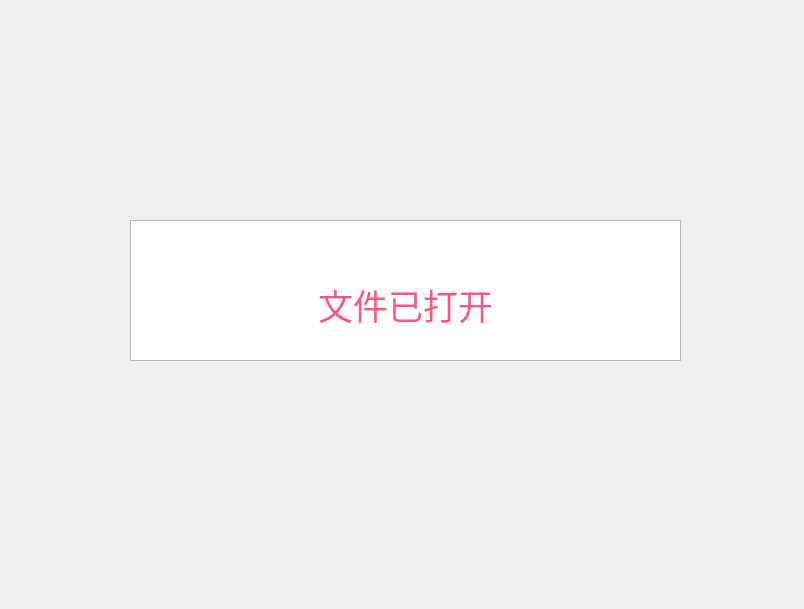
<?xml version="1.0" encoding="UTF-8"?>
<ui version="4.0">
 <class>Form</class>
 <widget class="QWidget" name="Form">
  <property name="geometry">
   <rect>
    <x>0</x>
    <y>0</y>
    <width>804</width>
    <height>609</height>
   </rect>
  </property>
  <property name="windowTitle">
   <string>Form</string>
  </property>
  <widget class="QTextBrowser" name="textBrowser">
   <property name="geometry">
    <rect>
     <x>130</x>
     <y>220</y>
     <width>551</width>
     <height>141</height>
    </rect>
   </property>
   <property name="html">
    <string>&lt;!DOCTYPE HTML PUBLIC &quot;-//W3C//DTD HTML 4.0//EN&quot; &quot;http://www.w3.org/TR/REC-html40/strict.dtd&quot;&gt;
&lt;html&gt;&lt;head&gt;&lt;meta name=&quot;qrichtext&quot; content=&quot;1&quot; /&gt;&lt;style type=&quot;text/css&quot;&gt;
p, li { white-space: pre-wrap; }
&lt;/style&gt;&lt;/head&gt;&lt;body style=&quot; font-family:'SimSun'; font-size:9pt; font-weight:400; font-style:normal;&quot;&gt;
&lt;p align=&quot;center&quot; style=&quot;-qt-paragraph-type:empty; margin-top:0px; margin-bottom:0px; margin-left:0px; margin-right:0px; -qt-block-indent:0; text-indent:0px;&quot;&gt;&lt;br /&gt;&lt;/p&gt;
&lt;p align=&quot;center&quot; style=&quot;-qt-paragraph-type:empty; margin-top:0px; margin-bottom:0px; margin-left:0px; margin-right:0px; -qt-block-indent:0; text-indent:0px; font-size:26pt;&quot;&gt;&lt;br /&gt;&lt;/p&gt;
&lt;p align=&quot;center&quot; style=&quot; margin-top:0px; margin-bottom:0px; margin-left:0px; margin-right:0px; -qt-block-indent:0; text-indent:0px;&quot;&gt;&lt;span style=&quot; font-size:26pt; color:#ff557f;&quot;&gt;文件已打开&lt;/span&gt;&lt;/p&gt;&lt;/body&gt;&lt;/html&gt;</string>
   </property>
  </widget>
 </widget>
 <resources/>
 <connections/>
</ui>
